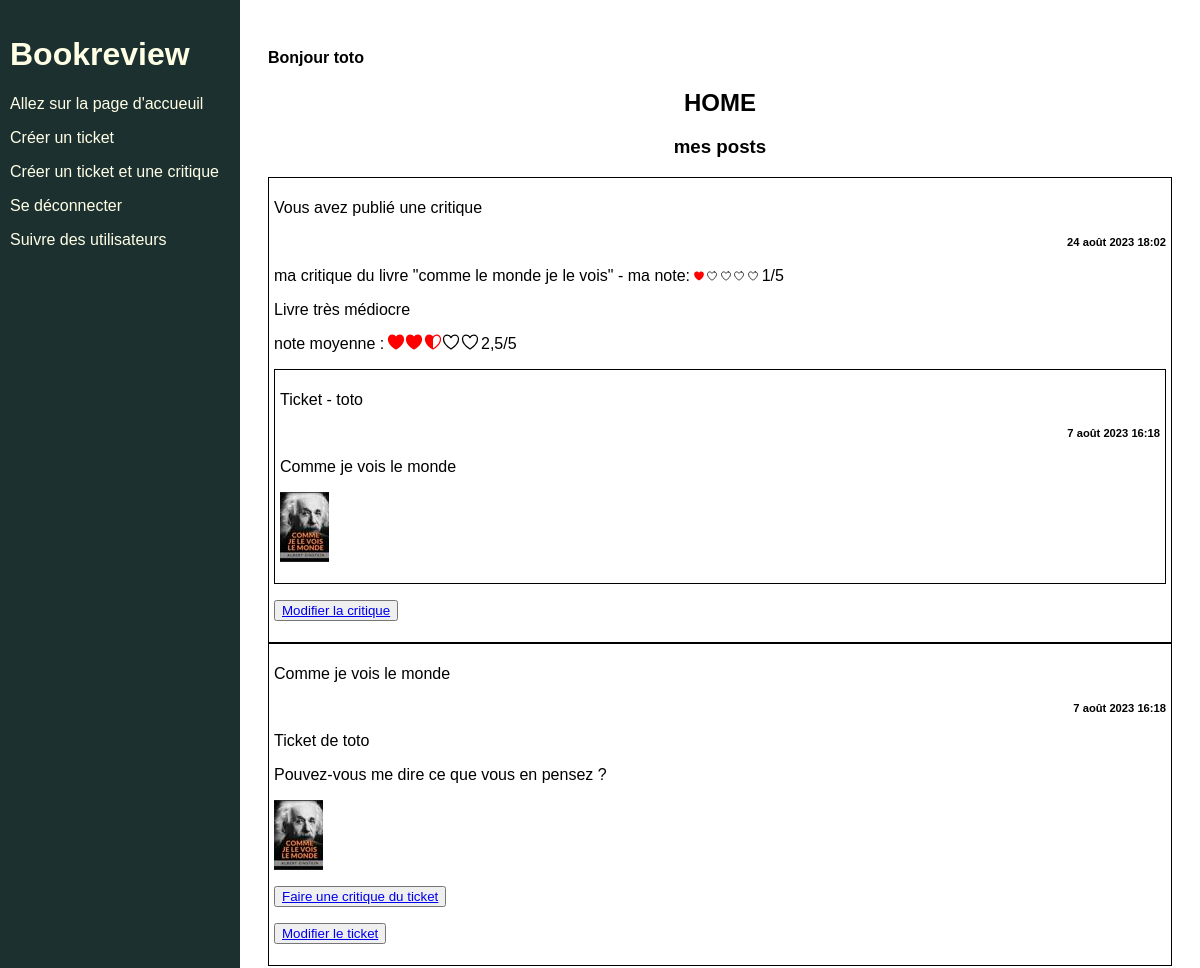
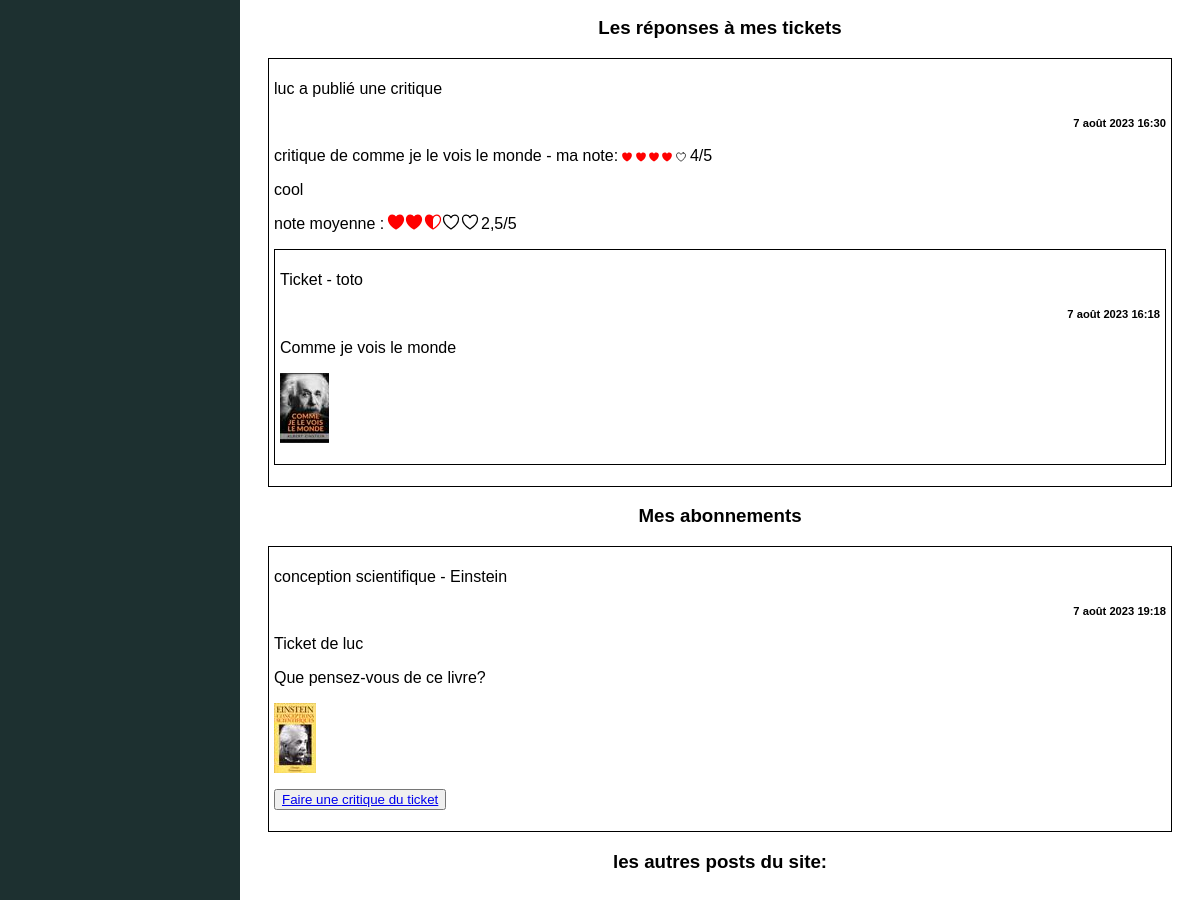
/home/ (signed in), run on the app's committed database (2 pictures, top to bottom).
### authentication/models.py (models this page shows)
class User(AbstractUser):
    pass

### review/models.py (models this page shows, shortened)
class Review(models.Model):
    ticket = models.ForeignKey(to=Ticket, on_delete=models.CASCADE)
    rating = models.PositiveSmallIntegerField(
        validators=[MinValueValidator(0), MaxValueValidator(5)])
    """
    field hearts is for average and representations
    average = {average:{
                        average:value --> average of all ratings
                        full:value,   --> number of full hearts for average
                        empty:value,  --> number of empty hearts for average
                        half:value    --> number of half hearts for average
                        },
               author_rating:{
                              rating:value  --> rating of the author
                              full:value,   --> number of full hearts for author rating
                              empty:value,  --> number of empty hearts for author rating
                              half:value    --> number of half hearts for author rating
                              }
                }
    """
    hearts = models.JSONField(blank=True)
    headline = models.CharField(max_length=128, verbose_name='titre')
    body = models.TextField(max_length=8192, blank=True)
    author = models.ForeignKey(
        to=settings.AUTH_USER_MODEL, on_delete=models.CASCADE)
    date_created = models.DateTimeField(auto_now_add=True)

class Ticket(models.Model):
    IMAGE_MAX_SIZE = (70, 70)
    title = models.CharField(max_length=128, verbose_name='titre')
    description = models.TextField(max_length=2048, verbose_name='description', blank=True)
    author  = models.ForeignKey(settings.AUTH_USER_MODEL, on_delete=models.CASCADE)
    image = models.ImageField(verbose_name='image', null=True, blank=True)
    date_created = models.DateTimeField(auto_now_add=True)

### review/views.py (the view)
# urls.py: 2. Add a URL to urlpatterns:  path('', views.home, name='home')
@login_required
def home(request):
    tickets = models.Ticket.objects.all()
    my_tickets = tickets.filter(author=request.user)
    reviews = models.Review.objects.all()
    my_reviews = reviews.filter(author=request.user)
    my_reviews = my_reviews.annotate(content_type=Value('REVIEW', CharField()))
    my_tickets = my_tickets.annotate(content_type=Value('TICKET', CharField()))
    my_posts = sorted(chain(my_reviews, my_tickets),
                      key=lambda instance: instance.date_created,
                      reverse=True
                    )
    tickets = tickets.exclude(author=request.user)
    reviews = reviews.exclude(author=request.user)
    sub_list = []
    follows = models.UserFollows.objects.filter(user=request.user)
    for follow in follows:
        sub_list.append(follow.followed_user)
    follow_tickets = tickets.filter(author__in=sub_list).exclude(author=request.user)
    follow_reviews = reviews.filter(author__in=sub_list).exclude(ticket__author=request.user)
    reviews_my_tickets = reviews.filter(ticket__author=request.user)
    follow_tickets = follow_tickets.annotate(content_type=Value('TICKET', CharField()))
    follow_reviews = follow_reviews.annotate(content_type=Value('REVIEW', CharField()))
    reviews_my_tickets = reviews_my_tickets.annotate(content_type=Value('REVIEW', CharField()))
    reviews_my_tickets = reviews_my_tickets.order_by("-date_created")
    follows = sorted(chain(follow_tickets, follow_reviews),
                      key=lambda instance: instance.date_created,
                      reverse=True
                      )
    other_tickets = tickets.exclude(author__in=sub_list).exclude(author=request.user).annotate(content_type=Value('TICKET', CharField()))
    other_reviews = reviews.exclude(author__in=sub_list).exclude(ticket__author=request.user).annotate(content_type=Value('REVIEW', CharField()))
    others = sorted(chain(other_tickets, other_reviews ),
                      key=lambda instance: instance.date_created,
                      reverse=True
                      )
    context = {
        "my_posts":my_posts,
        "follows":follows,
        "reviews_my_tickets":reviews_my_tickets,
        "others":others
        }
    return render(request, "review/home.html", context=context)

### review/templates/review/home.html (shortened to what this page needs)
{% extends "base.html" %}
{% block content %}
    {% load static %}
    <link rel="stylesheet" href="{% static 'css/home.css' %}">
    <h2 id="home"><strong>HOME</strong></h2>
    <p><h3>mes posts</h3></p>
    {% for post in my_posts %}
    {% if post.content_type == 'TICKET' %}
        {% include 'ticket/ticket.html' with ticket=post %}
    {% elif post.content_type == 'REVIEW' %}
        {% include 'review/review.html' with review=post %}
    {% endif %}
    {% endfor %}
    <p><h3>Les réponses à mes tickets</h3></p>
    {% for reviews_my_ticket in reviews_my_tickets %}
        {% if reviews_my_ticket.content_type == 'TICKET' %}
            {% include 'ticket/ticket.html' with ticket=reviews_my_ticket %}
        {% elif reviews_my_ticket.content_type == 'REVIEW' %}
            {% include 'review/review.html' with review=reviews_my_ticket %}
        {% endif %}
    {% endfor %}
    <p><h3>Mes abonnements</h3></p>
    {% for follow in follows %}
        {% if follow.content_type == 'TICKET' %}
            {% include 'ticket/ticket.html' with ticket=follow %}
        {% elif follow.content_type == 'REVIEW' %}
            {% include 'review/review.html' with review=follow %}
        {% endif %}
    {% endfor %}
    <p><h3>les autres posts du site:</h3></p>
{% endblock content %}

### templates/base.html (shortened to what this page needs)
{% load static %}
<html>
    <head>
        <link rel="stylesheet" href="{% static 'css/base.css' %}">
    </head>
    <body>
        <div class="sidebar">
            <h1>Bookreview</h1>
            {% if user.is_authenticated %}
                <p><a href="{% url 'home' %}">Allez sur la page d'accueuil</a></p>
                <p><a href="{% url 'ticket' %}">Créer un ticket</a></p>
                <p><a href="{% url 'ticket_review' %}">Créer un ticket et une critique</a></p>
                <p><a href="{% url 'logout' %}">Se déconnecter</a></p>
                <p><a href="{% url 'follow_users' %}">Suivre des utilisateurs</a></p>
            {% endif %}
        </div>
        <div class="main">
            <p><h4>Bonjour {{ user.username }} </h4></p>
            {% block content %}{% endblock content %}
        </div>
    </body>
</html>

### templates/review/review.html (shortened to what this page needs)
{% load static %}
<link rel="stylesheet" href="{% static 'css/review.css' %}">
<div id="block_review">
    {% if review.author == request.user %}
        <p>Vous avez publié une critique</p>
    {% else %}
        <P>{{review.author}} a publié une critique</P>
    {% endif %}
    <p><h5> {{ review.date_created }} </h5></p>
    <p> {{review.headline}} - ma note:
        {% for _ in review.hearts.author_rating.full %}
        <img class="mini_heart" src="{% static 'images/heart.svg'%}">
        {% endfor %}
        {% for _ in review.hearts.author_rating.empty %}
        <img class="mini_heart" src="{% static 'images/heart-outline.svg'%}">
        {% endfor %}
        {{review.hearts.author_rating.rating}}/5
    </p>
    <p> {{review.body}} </p>
    <p> note moyenne :
        {% for _ in review.hearts.average.full %}
        <img class="heart" src="{% static 'images/heart.svg'%}">
        {% endfor %}
        {% for _ in review.hearts.average.half %}
        <img class="heart" src="{% static 'images/heart-half-outline.svg'%}">
        {% endfor %}
        {% for _ in review.hearts.average.empty %}
        <img class="heart" src="{% static 'images/heart-outline.svg'%}">
        {% endfor %}
        {{review.hearts.average.average}}/5
        <div id="block_ticket">
            <p>Ticket - {{ review.ticket.author }} </p>
            <h5> {{ review.ticket.date_created }} </h5>
            <p>{{ review.ticket.title }}</p>
            <p>{% if review.ticket.image %}
                    <img src="{{ review.ticket.image.url }}">
                {% endif %}
            </p>
        </div>
    </p>
    {% if review.author == request.user %}
        <p><button><a href="{% url 'edit_review' review.id %}">Modifier la critique</a></button></p>
    {% endif %}
</div>

### templates/ticket/ticket.html
{% load static %}
<link rel="stylesheet" href="{% static 'css/ticket.css' %}">
<div id="block_ticket">
    <p>{{ ticket.title }}</p>
    <h5><p>{{ ticket.date_created}}</p></h5>
    <p>Ticket de {{ ticket.author }}</p>
    <p>{{ ticket.description}}</p>
    <p>{% if ticket.image %}</p>
            <img src="{{ ticket.image.url }}">
        {% endif %}
        <p><button><a href="{% url 'review' ticket.id %}">Faire une critique du ticket</a></button></p>
        {% if ticket.author == request.user %}
            <p><button><a href="{% url 'edit_ticket' ticket.id %}">Modifier le ticket</a></button></p>
        {% endif %}
</div>

### static/css/base.css (style rules this page uses)
html { font-family: Arial; }
.sidebar { height: 100%; width: 220px; position: fixed; z-index: 1; top: 0; left: 0; background-color: #1d3030; color: #ffffe6; overflow-x: hidden; padding-top: 15px; padding-left: 10px; padding-right: 10px; }
.sidebar a { text-decoration: none; color: #ffffe6; display: block; }
.main { margin-left: 240px; padding: 20px; }

### static/css/home.css (style rules this page uses)
h2#home { text-align: center; }
h3 { text-align: center; }

### static/css/review.css (style rules this page uses)
#block_review { padding: 5px; display:block; font-size: 1em; border: 1px rgb(0, 0, 0) solid; }
#block_ticket { padding: 5px; display:block; font-size: 1em; border: 1px rgb(0, 0, 0) solid; }
h5 { text-align: right; font-size: 0.7em; }
.heart { height: 20px; width: 20px; padding: 0; margin: -3px; }
.mini_heart { height: 12px; width: 12px; padding: 0; margin: -1.5px; }

### static/css/ticket.css (style rules this page uses)
#block_ticket { padding: 5px; display:block; font-size: 1em; border: 1px rgb(0, 0, 0) solid; }
h5 { text-align: right; font-size: 0.7em; }

### data on the page
User: username "toto"
Review: shows "Vous avez publié une critique", date_created "24 août 2023 18:02", headline "ma critique du livre \"comme le monde je le vois\"", hearts.author_rating.rating "1", body "Livre très médiocre", hearts.average.average "2,5", ticket.author "toto", ticket.date_created "7 août 2023 16:18", ticket "Comme je vois le monde", ticket.image (picture), shows "Modifier la critique"
Ticket: title "Comme je vois le monde", date_created "7 août 2023 16:18", author "toto", description "Pouvez-vous me dire ce que vous en pensez ?", image (picture), shows "Modifier le ticket"
Review: author "luc", date_created "7 août 2023 16:30", headline "critique de comme je le vois le monde", hearts.author_rating.rating "4", body "cool", hearts.average.average "2,5", ticket.author "toto", ticket.date_created "7 août 2023 16:18", ticket "Comme je vois le monde", ticket.image (picture)
Ticket: title "conception scientifique - Einstein", date_created "7 août 2023 19:18", author "luc", description "Que pensez-vous de ce livre?", image (picture)
